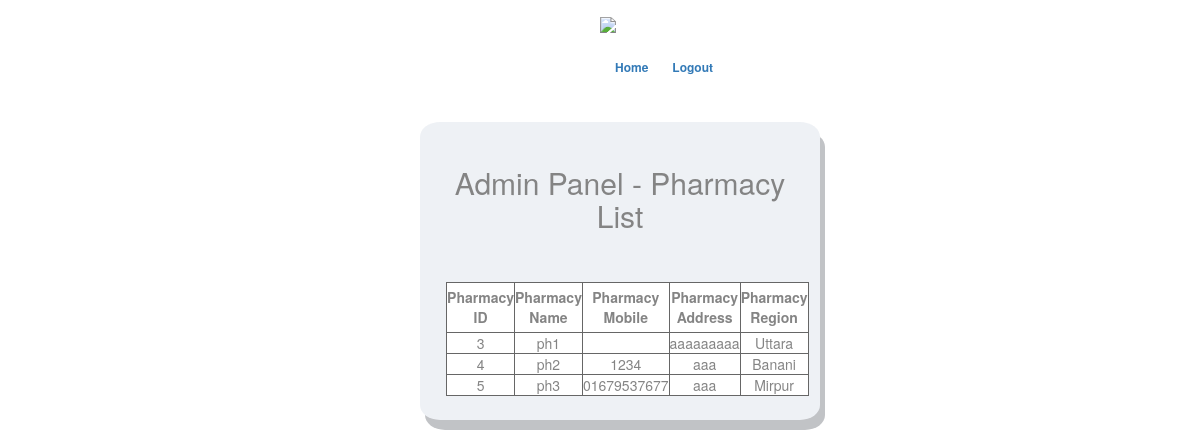
The app's page /adpharlist.php with its own data.
### tables this page shows
CREATE TABLE `pharmacy` (
  `pId` int(11) NOT NULL,
  `pName` varchar(40) NOT NULL,
  `phMobile` varchar(40) NOT NULL,
  `phAddress` varchar(40) NOT NULL,
  `pRegion` varchar(40) NOT NULL
);

### adpharlist.php (the view, shortened to what this page needs)
<!DOCTYPE html>
<html class="no-js">
<html lang="en-US">
<head>
    <link rel="stylesheet" type="text/css" href="css/font-awesome.min.css" media="all" />
    <link rel="stylesheet" type="text/css" href="css/normalize.css" media="all" />
    <link rel="stylesheet" type="text/css" href="css/bootstrap.css" media="all" />
    <link rel="stylesheet" type="text/css" href="style.css" media="all" />
</head>
<body class="login">
    <div class="header-area">
        <div class="header-top">
            <div class="container">
                <a href="#"><img src="img/admin.png" style="max-height: 5%;max-width: 5%;margin-left: 50%;opacity:1.0;"></a>
                <div class="menu col-md-5" style="margin-left: 20%;margin-top: 2%">
                    <ul class="list-unstyled list-inline pull-right">
                        <li><a href="adminhome.php">Home</a></li>
						<li><a href="logout.php">Logout</a></li>
                    </ul>
                </div>
            </div>
        </div>
    </div>
    <div class="main-area">
        <div class="login">
            <form class="col-md-4 col-sm-offset-4 text-center" style="margin: 2%;background-color: #e3e8ef;border: 1px #e3e8ef;border-radius: 5%; opacity:0.6;filter: alpha(opacity=60);text-align: center;margin-left: 35%;padding-top: 2%;padding-bottom: 2%;box-shadow: 5px 10px #989ba0;">
                <h2>Admin Panel - Pharmacy List</h2>
                <br>
                <br>
                <table style="background:white;border:1px solid black;" class="text-center">
                <thead>
                    <tr style="padding-left: 10px;">
                        <th style="border:1px solid black">Pharmacy ID</th>
                        <th style="border:1px solid black">Pharmacy Name</th>
                        <th style="border:1px solid black">Pharmacy Mobile</th>
                        <th style="border:1px solid black">Pharmacy Address</th>
                        <th style="border:1px solid black">Pharmacy Region</th>
                    </tr>
                </thead>
                <tbody>
                    <?php
                    $con=mysqli_connect("localhost","root","");
                    mysqli_select_db($con,'medicineguide');
                        $resul = mysqli_query($con,"SELECT * FROM pharmacy;") or die("Failed to fetch".mysql_error());
                    while( $row = mysqli_fetch_assoc( $resul) ){
                                    echo "<tr><td>{$row['pId']}</td><td>{$row['pName']}</td><td>{$row['phMobile']}</td><td>{$row['phAddress']}</td><td>{$row['pRegion']}</td></tr>\n";
                                        }
                    ?>
                  </tbody>
                </table>
            </form>
            <br>
        </div>
    </div>
</body>
</html>

### style.css (style rules this page uses)
.header-top { padding: 1%; }
.menu { margin-left: 150px; }
.menu a { text-decoration: none; font-weight: bold; margin-left: 10px; }
.login { background: url(images/13.jpg) no-repeat center center fixed; -webkit-background-size: cover; -moz-background-size: cover; -o-background-size: cover; background-size: cover; }
.login a { font-size: 12px; line-height: 0; }
table, td, th { border: 1px solid black; text-align: center; }
table { border-collapse: collapse; width: 90%; margin-left: 3%; }
th { height: 50px; text-align: center; }

### adpharlist.php (style rules this page uses)
html { background: url(images/13.jpg) no-repeat center center fixed; -webkit-background-size: cover; -moz-background-size: cover; -o-background-size: cover; background-size: cover; }

### records on screen
pharmacy: pId "3", pName "ph1", phAddress "aaaaaaaaa", pRegion "Uttara"
pharmacy: pId "4", pName "ph2", phMobile "1234", phAddress "aaa", pRegion "Banani"
pharmacy: pId "5", pName "ph3", phMobile "01679537677", phAddress "aaa", pRegion "Mirpur"
